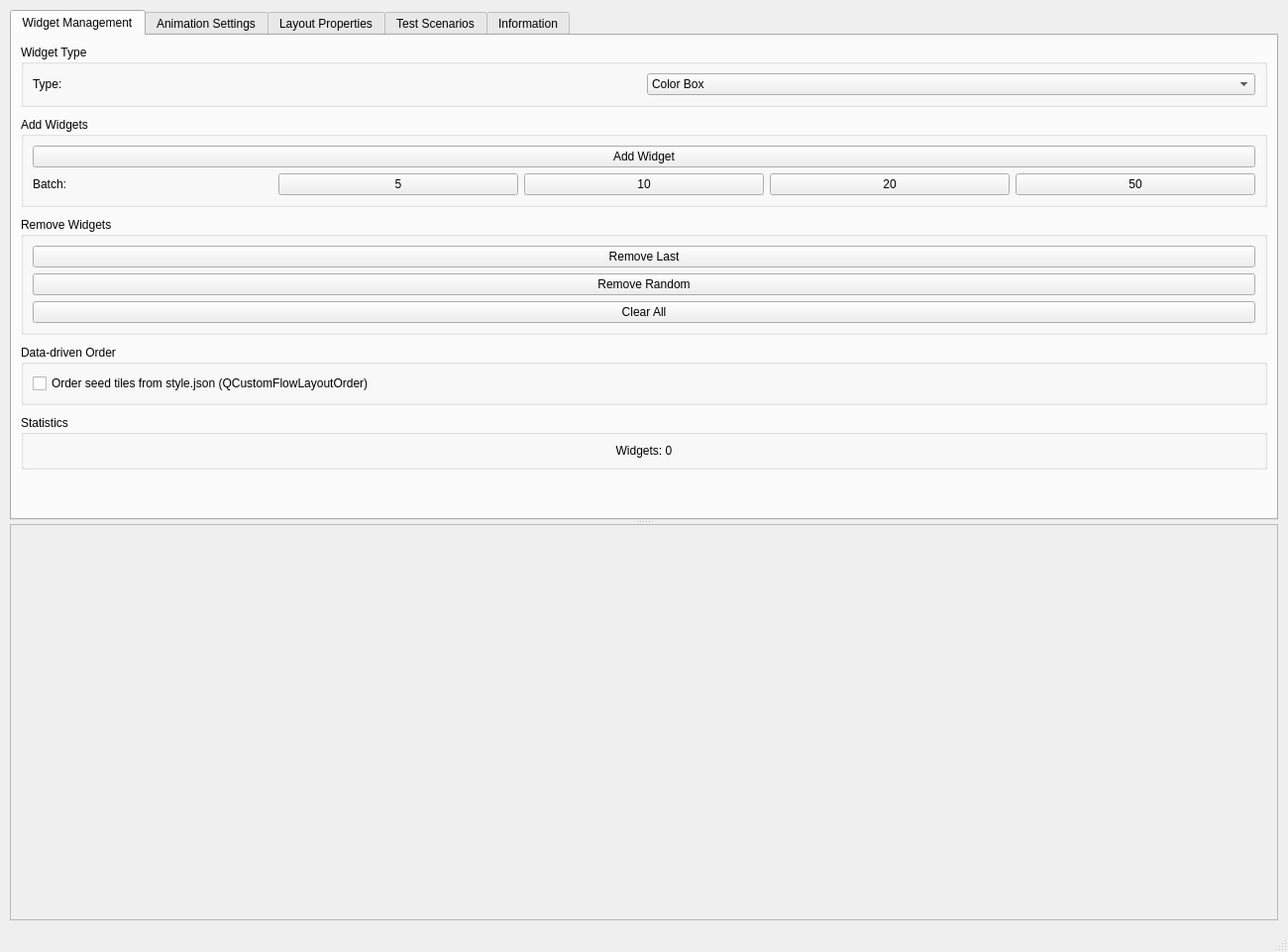
<?xml version="1.0" encoding="UTF-8"?>
<ui version="4.0">
 <class>MainWindow</class>
 <widget class="QMainWindow" name="MainWindow">
  <property name="geometry">
   <rect>
    <x>0</x>
    <y>0</y>
    <width>1300</width>
    <height>900</height>
   </rect>
  </property>
  <property name="windowTitle">
   <string>QCustomFlowWidget — Complete Test Suite</string>
  </property>
  <widget class="QWidget" name="centralwidget">
   <layout class="QVBoxLayout" name="rootLayout">
    <property name="spacing">
     <number>10</number>
    </property>
    <property name="leftMargin">
     <number>10</number>
    </property>
    <property name="topMargin">
     <number>10</number>
    </property>
    <property name="rightMargin">
     <number>10</number>
    </property>
    <property name="bottomMargin">
     <number>10</number>
    </property>
    <item>
     <widget class="QSplitter" name="mainSplitter">
      <property name="orientation">
       <enum>Qt::Vertical</enum>
      </property>
      <widget class="QTabWidget" name="controlTabs">
       <property name="currentIndex">
        <number>0</number>
       </property>
       <widget class="QWidget" name="managementTab">
        <attribute name="title">
         <string>Widget Management</string>
        </attribute>
        <layout class="QVBoxLayout" name="managementLayout">
         <property name="spacing">
          <number>10</number>
         </property>
         <item>
          <widget class="QGroupBox" name="typeGroup">
           <property name="title">
            <string>Widget Type</string>
           </property>
           <layout class="QHBoxLayout" name="typeLayout">
            <item>
             <widget class="QLabel" name="typeCaption">
              <property name="text">
               <string>Type:</string>
              </property>
             </widget>
            </item>
            <item>
             <widget class="QComboBox" name="widgetType">
              <item>
               <property name="text">
                <string>Color Box</string>
               </property>
              </item>
              <item>
               <property name="text">
                <string>Number Box</string>
               </property>
              </item>
              <item>
               <property name="text">
                <string>Letter Box</string>
               </property>
              </item>
              <item>
               <property name="text">
                <string>Icon Box</string>
               </property>
              </item>
              <item>
               <property name="text">
                <string>Button</string>
               </property>
              </item>
              <item>
               <property name="text">
                <string>Custom Size</string>
               </property>
              </item>
              <item>
               <property name="text">
                <string>Random Color</string>
               </property>
              </item>
              <item>
               <property name="text">
                <string>Gradient Box</string>
               </property>
              </item>
             </widget>
            </item>
           </layout>
          </widget>
         </item>
         <item>
          <widget class="QGroupBox" name="addGroup">
           <property name="title">
            <string>Add Widgets</string>
           </property>
           <layout class="QVBoxLayout" name="addLayout">
            <item>
             <widget class="QPushButton" name="addBtn">
              <property name="text">
               <string>Add Widget</string>
              </property>
             </widget>
            </item>
            <item>
             <layout class="QHBoxLayout" name="batchLayout">
              <item>
               <widget class="QLabel" name="batchCaption">
                <property name="text">
                 <string>Batch:</string>
                </property>
               </widget>
              </item>
              <item>
               <widget class="QPushButton" name="add5Btn">
                <property name="text">
                 <string>5</string>
                </property>
               </widget>
              </item>
              <item>
               <widget class="QPushButton" name="add10Btn">
                <property name="text">
                 <string>10</string>
                </property>
               </widget>
              </item>
              <item>
               <widget class="QPushButton" name="add20Btn">
                <property name="text">
                 <string>20</string>
                </property>
               </widget>
              </item>
              <item>
               <widget class="QPushButton" name="add50Btn">
                <property name="text">
                 <string>50</string>
                </property>
                <property name="role" stdset="0">
                 <string>warning</string>
                </property>
               </widget>
              </item>
             </layout>
            </item>
           </layout>
          </widget>
         </item>
         <item>
          <widget class="QGroupBox" name="removeGroup">
           <property name="title">
            <string>Remove Widgets</string>
           </property>
           <layout class="QVBoxLayout" name="removeLayout">
            <item>
             <widget class="QPushButton" name="removeLastBtn">
              <property name="text">
               <string>Remove Last</string>
              </property>
              <property name="role" stdset="0">
               <string>danger</string>
              </property>
             </widget>
            </item>
            <item>
             <widget class="QPushButton" name="removeRandomBtn">
              <property name="text">
               <string>Remove Random</string>
              </property>
              <property name="role" stdset="0">
               <string>warning</string>
              </property>
             </widget>
            </item>
            <item>
             <widget class="QPushButton" name="clearAllBtn">
              <property name="text">
               <string>Clear All</string>
              </property>
              <property name="role" stdset="0">
               <string>danger</string>
              </property>
             </widget>
            </item>
           </layout>
          </widget>
         </item>
         <item>
          <widget class="QGroupBox" name="orderGroup">
           <property name="title">
            <string>Data-driven Order</string>
           </property>
           <layout class="QVBoxLayout" name="orderLayout">
            <item>
             <widget class="QCheckBox" name="useJsonOrderCheck">
              <property name="text">
               <string>Order seed tiles from style.json (QCustomFlowLayoutOrder)</string>
              </property>
             </widget>
            </item>
           </layout>
          </widget>
         </item>
         <item>
          <widget class="QGroupBox" name="counterGroup">
           <property name="title">
            <string>Statistics</string>
           </property>
           <layout class="QVBoxLayout" name="counterLayout">
            <item>
             <widget class="QLabel" name="counterLabel">
              <property name="text">
               <string>Widgets: 0</string>
              </property>
              <property name="alignment">
               <set>Qt::AlignCenter</set>
              </property>
              <property name="state" stdset="0">
               <string>empty</string>
              </property>
             </widget>
            </item>
           </layout>
          </widget>
         </item>
         <item>
          <spacer name="managementSpacer">
           <property name="orientation">
            <enum>Qt::Vertical</enum>
           </property>
           <property name="sizeHint" stdset="0">
            <size>
             <width>20</width>
             <height>10</height>
            </size>
           </property>
          </spacer>
         </item>
        </layout>
       </widget>
       <widget class="QWidget" name="animationTab">
        <attribute name="title">
         <string>Animation Settings</string>
        </attribute>
        <layout class="QVBoxLayout" name="animationLayout">
         <property name="spacing">
          <number>15</number>
         </property>
         <item>
          <widget class="QGroupBox" name="enableGroup">
           <property name="title">
            <string>Animation State</string>
           </property>
           <layout class="QVBoxLayout" name="enableLayout">
            <item>
             <widget class="QCheckBox" name="animateCb">
              <property name="text">
               <string>Enable Animations</string>
              </property>
              <property name="checked">
               <bool>true</bool>
              </property>
             </widget>
            </item>
           </layout>
          </widget>
         </item>
         <item>
          <widget class="QGroupBox" name="durationGroup">
           <property name="title">
            <string>Duration</string>
           </property>
           <layout class="QHBoxLayout" name="durationLayout">
            <item>
             <widget class="QLabel" name="durationCaption">
              <property name="text">
               <string>Time:</string>
              </property>
             </widget>
            </item>
            <item>
             <widget class="QSlider" name="durationSlider">
              <property name="orientation">
               <enum>Qt::Horizontal</enum>
              </property>
              <property name="minimum">
               <number>0</number>
              </property>
              <property name="maximum">
               <number>1000</number>
              </property>
              <property name="value">
               <number>300</number>
              </property>
             </widget>
            </item>
            <item>
             <widget class="QLabel" name="durationLabel">
              <property name="text">
               <string>300ms</string>
              </property>
             </widget>
            </item>
           </layout>
          </widget>
         </item>
         <item>
          <widget class="QGroupBox" name="easingGroup">
           <property name="title">
            <string>Easing Curve</string>
           </property>
           <layout class="QVBoxLayout" name="easingLayout">
            <item>
             <widget class="QComboBox" name="easingCombo"/>
            </item>
           </layout>
          </widget>
         </item>
         <item>
          <widget class="QGroupBox" name="statusGroup">
           <property name="title">
            <string>Status</string>
           </property>
           <layout class="QVBoxLayout" name="statusLayout">
            <item>
             <widget class="QLabel" name="animStatus">
              <property name="text">
               <string>Idle</string>
              </property>
              <property name="alignment">
               <set>Qt::AlignCenter</set>
              </property>
              <property name="state" stdset="0">
               <string>idle</string>
              </property>
             </widget>
            </item>
           </layout>
          </widget>
         </item>
         <item>
          <spacer name="animationSpacer">
           <property name="orientation">
            <enum>Qt::Vertical</enum>
           </property>
           <property name="sizeHint" stdset="0">
            <size>
             <width>20</width>
             <height>10</height>
            </size>
           </property>
          </spacer>
         </item>
        </layout>
       </widget>
       <widget class="QWidget" name="layoutTab">
        <attribute name="title">
         <string>Layout Properties</string>
        </attribute>
        <layout class="QVBoxLayout" name="layoutTabLayout">
         <property name="spacing">
          <number>15</number>
         </property>
         <item>
          <widget class="QGroupBox" name="marginGroup">
           <property name="title">
            <string>Margin</string>
           </property>
           <layout class="QHBoxLayout" name="marginLayout">
            <item>
             <widget class="QLabel" name="marginCaption">
              <property name="text">
               <string>Value:</string>
              </property>
             </widget>
            </item>
            <item>
             <widget class="QSlider" name="marginSlider">
              <property name="orientation">
               <enum>Qt::Horizontal</enum>
              </property>
              <property name="minimum">
               <number>0</number>
              </property>
              <property name="maximum">
               <number>50</number>
              </property>
              <property name="value">
               <number>15</number>
              </property>
             </widget>
            </item>
            <item>
             <widget class="QLabel" name="marginLabel">
              <property name="text">
               <string>15px</string>
              </property>
             </widget>
            </item>
           </layout>
          </widget>
         </item>
         <item>
          <widget class="QGroupBox" name="spacingGroup">
           <property name="title">
            <string>Spacing</string>
           </property>
           <layout class="QHBoxLayout" name="spacingLayout">
            <item>
             <widget class="QLabel" name="spacingCaption">
              <property name="text">
               <string>Value:</string>
              </property>
             </widget>
            </item>
            <item>
             <widget class="QSlider" name="spacingSlider">
              <property name="orientation">
               <enum>Qt::Horizontal</enum>
              </property>
              <property name="minimum">
               <number>0</number>
              </property>
              <property name="maximum">
               <number>50</number>
              </property>
              <property name="value">
               <number>15</number>
              </property>
             </widget>
            </item>
            <item>
             <widget class="QLabel" name="spacingLabel">
              <property name="text">
               <string>15px</string>
              </property>
             </widget>
            </item>
           </layout>
          </widget>
         </item>
         <item>
          <widget class="QGroupBox" name="hvGroup">
           <property name="title">
            <string>Separate Spacing</string>
           </property>
           <layout class="QVBoxLayout" name="hvLayout">
            <item>
             <layout class="QHBoxLayout" name="hRow">
              <item>
               <widget class="QLabel" name="hCaption">
                <property name="text">
                 <string>Horizontal:</string>
                </property>
               </widget>
              </item>
              <item>
               <widget class="QSpinBox" name="hSpin">
                <property name="minimum">
                 <number>0</number>
                </property>
                <property name="maximum">
                 <number>50</number>
                </property>
                <property name="value">
                 <number>15</number>
                </property>
               </widget>
              </item>
             </layout>
            </item>
            <item>
             <layout class="QHBoxLayout" name="vRow">
              <item>
               <widget class="QLabel" name="vCaption">
                <property name="text">
                 <string>Vertical:</string>
                </property>
               </widget>
              </item>
              <item>
               <widget class="QSpinBox" name="vSpin">
                <property name="minimum">
                 <number>0</number>
                </property>
                <property name="maximum">
                 <number>50</number>
                </property>
                <property name="value">
                 <number>15</number>
                </property>
               </widget>
              </item>
             </layout>
            </item>
           </layout>
          </widget>
         </item>
         <item>
          <widget class="QPushButton" name="applySpacingBtn">
           <property name="text">
            <string>Apply Separate Spacing</string>
           </property>
          </widget>
         </item>
         <item>
          <spacer name="layoutSpacer">
           <property name="orientation">
            <enum>Qt::Vertical</enum>
           </property>
           <property name="sizeHint" stdset="0">
            <size>
             <width>20</width>
             <height>10</height>
            </size>
           </property>
          </spacer>
         </item>
        </layout>
       </widget>
       <widget class="QWidget" name="testsTab">
        <attribute name="title">
         <string>Test Scenarios</string>
        </attribute>
        <layout class="QVBoxLayout" name="testsLayout">
         <property name="spacing">
          <number>10</number>
         </property>
         <item>
          <widget class="QPushButton" name="perfBtn">
           <property name="text">
            <string>Performance Test (100 widgets)</string>
           </property>
           <property name="role" stdset="0">
            <string>warning</string>
           </property>
          </widget>
         </item>
         <item>
          <widget class="QPushButton" name="extremeBtn">
           <property name="text">
            <string>Extreme Test (500 widgets)</string>
           </property>
           <property name="role" stdset="0">
            <string>danger</string>
           </property>
          </widget>
         </item>
         <item>
          <widget class="QGroupBox" name="reorderGroup">
           <property name="title">
            <string>Reorder Tests</string>
           </property>
           <layout class="QVBoxLayout" name="reorderLayout">
            <item>
             <widget class="QPushButton" name="shuffleBtn">
              <property name="text">
               <string>Shuffle Widgets</string>
              </property>
             </widget>
            </item>
            <item>
             <widget class="QPushButton" name="reverseBtn">
              <property name="text">
               <string>Reverse Order</string>
              </property>
             </widget>
            </item>
            <item>
             <widget class="QPushButton" name="sortBtn">
              <property name="text">
               <string>Sort by Size</string>
              </property>
             </widget>
            </item>
           </layout>
          </widget>
         </item>
         <item>
          <widget class="QGroupBox" name="stressGroup">
           <property name="title">
            <string>Stress Tests</string>
           </property>
           <layout class="QVBoxLayout" name="stressLayout">
            <item>
             <widget class="QPushButton" name="resizeStressBtn">
              <property name="text">
               <string>Resize Stress Test</string>
              </property>
             </widget>
            </item>
            <item>
             <widget class="QPushButton" name="rapidAddBtn">
              <property name="text">
               <string>Rapid Add/Remove</string>
              </property>
              <property name="role" stdset="0">
               <string>warning</string>
              </property>
             </widget>
            </item>
           </layout>
          </widget>
         </item>
         <item>
          <spacer name="testsSpacer">
           <property name="orientation">
            <enum>Qt::Vertical</enum>
           </property>
           <property name="sizeHint" stdset="0">
            <size>
             <width>20</width>
             <height>10</height>
            </size>
           </property>
          </spacer>
         </item>
        </layout>
       </widget>
       <widget class="QWidget" name="infoTab">
        <attribute name="title">
         <string>Information</string>
        </attribute>
        <layout class="QVBoxLayout" name="infoLayout">
         <item>
          <widget class="QLabel" name="infoLabel">
           <property name="wordWrap">
            <bool>true</bool>
           </property>
           <property name="alignment">
            <set>Qt::AlignLeading|Qt::AlignLeft|Qt::AlignTop</set>
           </property>
           <property name="textFormat">
            <enum>Qt::RichText</enum>
           </property>
           <property name="text">
            <string>&lt;h2&gt;QCustomFlowWidget — Information&lt;/h2&gt;
&lt;b&gt;Features:&lt;/b&gt;&lt;br&gt;
• Smooth animated repositioning of widgets&lt;br&gt;
• Fully customizable in Qt Designer&lt;br&gt;
• Supports widgets of different sizes&lt;br&gt;
• Automatic wrapping to next line&lt;br&gt;
• Configurable margins and spacing&lt;br&gt;
• Various easing curves for animations&lt;br&gt;
• Data-driven ordering via orderJsonPath (QCustomFlowLayoutOrder)&lt;br&gt;
• Performance optimized for many widgets&lt;br&gt;
&lt;br&gt;
&lt;b&gt;Usage Tips:&lt;/b&gt;&lt;br&gt;
• Resize the window to see widgets reposition smoothly&lt;br&gt;
• Try different easing curves for different animation feels&lt;br&gt;
• Use batch operations to test performance&lt;br&gt;
• Separate horizontal/vertical spacing for fine control&lt;br&gt;
&lt;br&gt;
&lt;b&gt;Test Scenarios:&lt;/b&gt;&lt;br&gt;
• Add many widgets to test layout performance&lt;br&gt;
• Shuffle widgets to see reordering animation&lt;br&gt;
• Stress test to check stability&lt;br&gt;
• Try different widget sizes for complex layouts&lt;br&gt;
&lt;br&gt;
&lt;b&gt;Properties:&lt;/b&gt;&lt;br&gt;
• animationEnabled — Toggle animations on/off&lt;br&gt;
• animationDuration — Set animation speed (ms)&lt;br&gt;
• animationEasingCurve — Choose easing curve&lt;br&gt;
• margin — Space around layout edges&lt;br&gt;
• spacing — Space between widgets&lt;br&gt;
• horizontalSpacing — Horizontal space between widgets&lt;br&gt;
• verticalSpacing — Vertical space between widgets&lt;br&gt;
• orderJsonPath — JSON file naming the widget order</string>
           </property>
          </widget>
         </item>
         <item>
          <spacer name="infoSpacer">
           <property name="orientation">
            <enum>Qt::Vertical</enum>
           </property>
           <property name="sizeHint" stdset="0">
            <size>
             <width>20</width>
             <height>10</height>
            </size>
           </property>
          </spacer>
         </item>
        </layout>
       </widget>
      </widget>
      <widget class="QScrollArea" name="flowScroll">
       <property name="widgetResizable">
        <bool>true</bool>
       </property>
       <property name="minimumSize">
        <size>
         <width>0</width>
         <height>400</height>
        </size>
       </property>
       <widget class="QCustomFlowWidget" name="flowWidget">
        <property name="geometry">
         <rect>
          <x>0</x>
          <y>0</y>
          <width>1270</width>
          <height>420</height>
         </rect>
        </property>
        <property name="spacing" stdset="0">
         <number>15</number>
        </property>
        <property name="horizontalSpacing" stdset="0">
         <number>15</number>
        </property>
        <property name="verticalSpacing" stdset="0">
         <number>15</number>
        </property>
        <property name="margin" stdset="0">
         <number>15</number>
        </property>
        <property name="animationEnabled" stdset="0">
         <bool>true</bool>
        </property>
        <property name="animationDuration" stdset="0">
         <number>300</number>
        </property>
        <property name="animationEasingCurve" stdset="0">
         <string>OutCubic</string>
        </property>
       </widget>
      </widget>
     </widget>
    </item>
   </layout>
  </widget>
  <widget class="QStatusBar" name="statusbar"/>
 </widget>
 <customwidgets>
  <customwidget>
   <class>QCustomFlowWidget</class>
   <extends>QWidget</extends>
   <header>Custom_Widgets.QCustomFlowWidget</header>
   <container>1</container>
  </customwidget>
 </customwidgets>
 <resources/>
 <connections/>
</ui>
